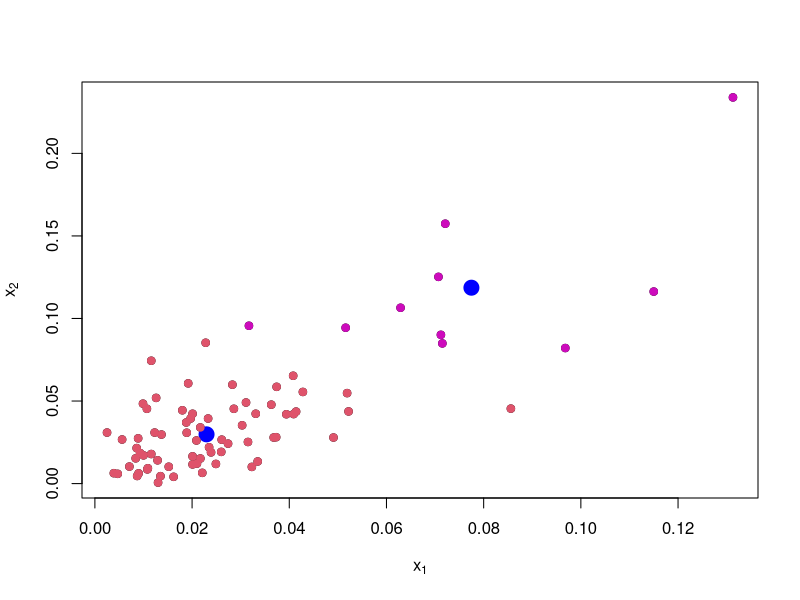

Recreate this plot in R.
setwd("F:\\Data Science\\DataScience_2019501111\\Data Mining\\DM Assignment5")
data <- read.csv("sonar_test.csv", header = FALSE)
x <- data[,1:2]
plot(x, pch=19, xlab = expression(x[1]), ylab = expression(x[2]))

fit <- kmeans(x, 2)
points(fit$centers, pch = 19, col = "blue", cex = 2)

library(class)
knnfit <- knn(fit$centers, x, as.factor(c(-1, 1)))
points(x, col = 6 + 4 * as.numeric(knnfit), pch = 19)